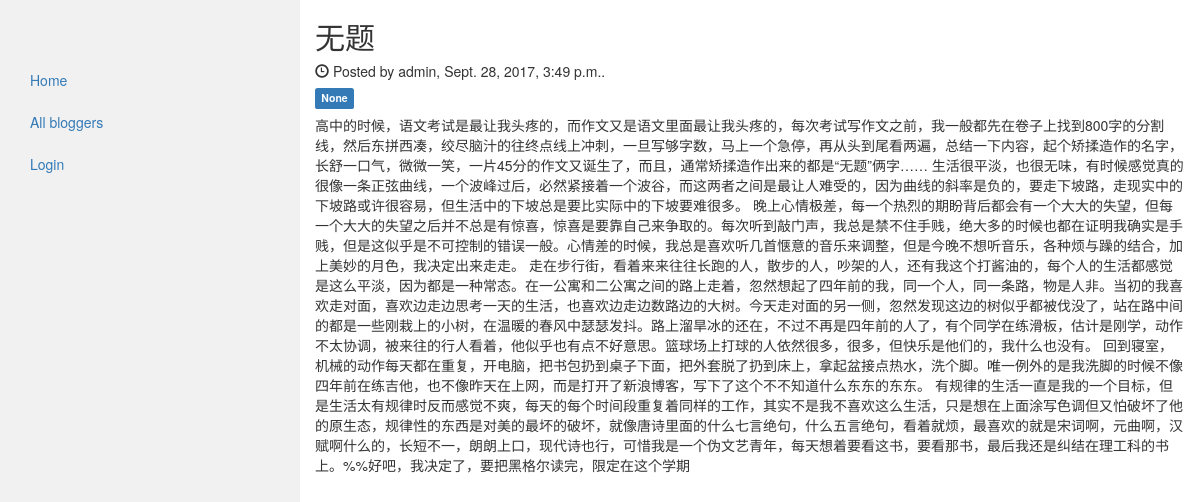
The page /18/detail/ on the database as committed earlier.
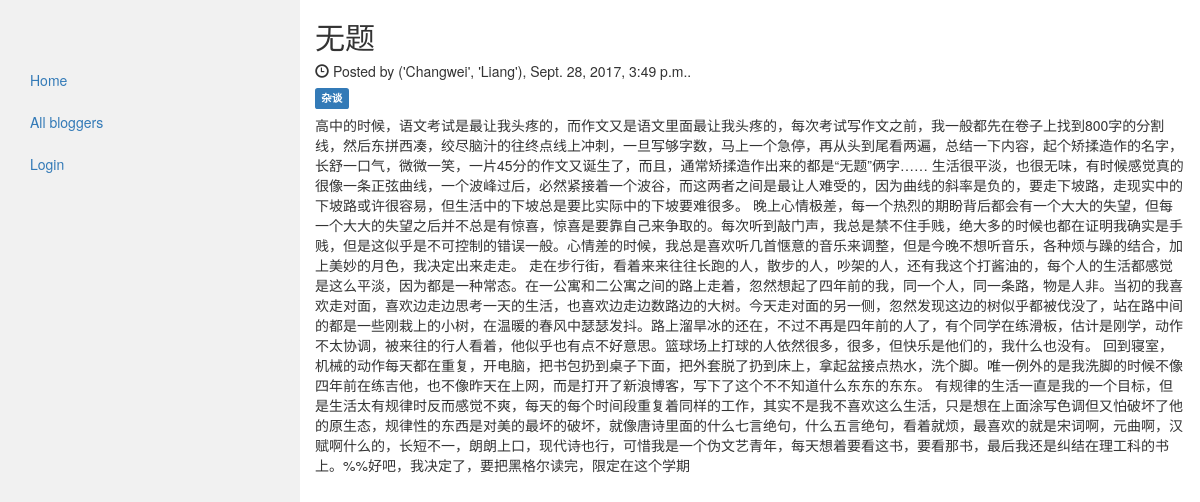
The same page on the database as committed later.
### blog/models.py (models this page shows, shortened)
class MyPost(models.Model):
    author = models.ForeignKey(settings.AUTH_USER_MODEL, on_delete=models.CASCADE)
    title = models.CharField(max_length=100)
    content = models.TextField(blank=True)
    tags = models.CharField(max_length=20, null=True, blank=True)
    published_time = models.DateTimeField(default=timezone.now)
    created_time = models.DateTimeField(default=timezone.now)
    is_draft = models.BooleanField(default=False)
    is_private = models.BooleanField(default=False)
    can_be_edited = models.BooleanField(default=False)
    allow_comment = models.BooleanField(default=True)
    class Meta:
        ordering = ['published_time']

### my_auth/models.py (models this page shows)
class User(auth_models.AbstractUser):
    email = models.EmailField(_('email address'), unique=True)

### blog/views.py (the view)
# urls.py: url(r'^(?P<pk>\d+)/detail/$', views.blog_detail, name='blog_detail'),
def blog_detail(request, pk):
    blog_instance = get_object_or_404(models.MyPost, pk=pk)
    template_name = 'blog/blog_detail.html'
    if blog_instance.author.username == request.user.username or request.user.is_superuser:
        blog_instance.can_be_edited = True
    context = {
        'blog': blog_instance,
    }
    return render(request, template_name, context)

### blog/templatetags/blog_tag.py (called while the page is built)
@register.simple_tag
def real_name_or_username(blog):
    if blog.author.first_name and blog.author.last_name:
        return format_html('%s' % blog.author.first_name), format_html(blog.author.last_name)
    else:
        return blog.author.username

### blog/templates/blog/blog_detail.html (shortened to what this page needs)
<!DOCTYPE html>
<html lang="en">
{% extends 'blog/base.html' %}
{% load blog_tag %}
{% block content %}
            <h2>{{ blog.title }}</h2>
            <h5><span class="glyphicon glyphicon-time"></span> Posted by {% real_name_or_username blog %}, {{ blog.published_time }}.</h5>
            <h5><span class="label label-primary">{{ blog.tags }}</span></h5>
            <p>{{ blog.content }}</p>
{% endblock %}

Rows that differ between the two databases and show on the page:
changed MyPost "无题": author.last_name "admin" → "('Changwei', 'Liang')"; tags "None" → "杂谈"
